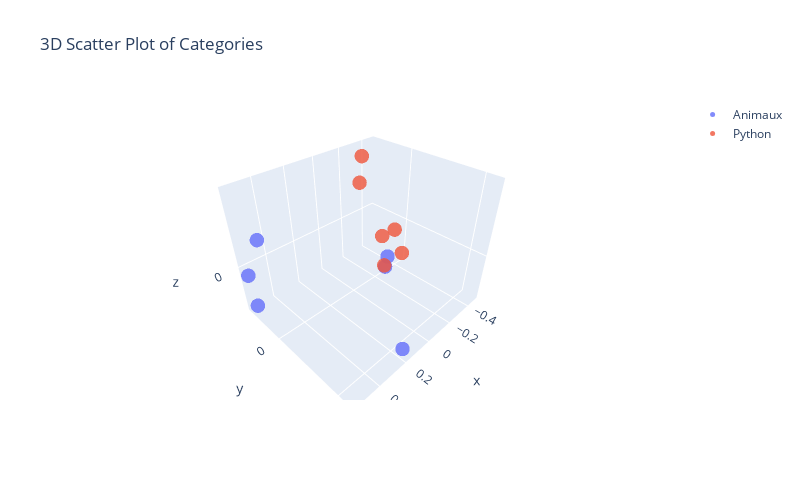

Notebook cell for this chart:
### Code cell
# Display the 3D Scatter Plot of Categories
fig = go.Figure()

for i, cat in enumerate(categories):
    sub_matrix = np.array(df[df["categorie"] == cat]["description_embedding_pca"].to_list())
    x = sub_matrix[:, 0]
    y = sub_matrix[:, 1]
    z = sub_matrix[:, 2]

    # get the question text for hover
    hover_text = df[df["categorie"] == cat]["description"]

    fig.add_trace(
        go.Scatter3d(
            x=x,
            y=y,
            z=z,
            mode="markers",
            marker=dict(size=5, color=i, colorscale="Viridis", opacity=0.8),
            name=cat,
            hovertext=hover_text,
            hoverinfo="text",
        )
    )

fig.update_layout(
    autosize=False,
    title="3D Scatter Plot of Categories",
    width=800,
    height=500,
    margin=dict(l=50, r=50, b=100, t=100, pad=10),
    scene=dict(
        xaxis=dict(title="x"),
        yaxis=dict(title="y"),
        zaxis=dict(title="z"),
    ),
)

fig.show()

### Figure 1 — Plotly figure (JSON) as saved in the notebook; plotly's stock layout.template omitted (floating-point values rounded to 4 significant figures)
{"data": [{"hoverinfo": "text", "hovertext": ["Le python royal est une espèce de serpent non venimeux originaire d'Afrique.", "Les pandas géants sont célèbres pour leur pelage noir et blanc distinctif.", "Les pythons peuvent avaler des proies entières grâce à leur mâchoire extensible.", "Les pandas roux bien que moins connus que les pandas géants sont également des créatures adorables.", "Les pandas passent la majeure partie de leur journée à manger du bambou.", "Certains pythons peuvent atteindre des longueurs impressionnantes dépassant souvent les 6 mètres."], "marker": {"color": 0, "colorscale": [[0, "#440154"], [0.1111, "#482878"], [0.2222, "#3e4989"], [0.3333, "#31688e"], [0.4444, "#26828e"], [0.5556, "#1f9e89"], [0.6667, "#35b779"], [0.7778, "#6ece58"], [0.8889, "#b5de2b"], [1, "#fde725"]], "opacity": 0.8, "size": 5}, "mode": "markers", "name": "Animaux", "type": "scatter3d", "x": [0.2022, 0.5457, 0.1831, 0.5325, 0.4549, 0.1932], "y": [0.5782, -0.2982, 0.4198, -0.2945, -0.2891, 0.441], "z": [-0.2413, -0.06221, 0.1994, -0.3044, 0.1441, 0.275]}, {"hoverinfo": "text", "hovertext": ["Python est un langage de programmation interprété dynamique et polyvalent.", "Les développeurs utilisent souvent Python pour l'analyse de données en raison de ses bibliothèques robustes comme Pandas et NumPy.", "La syntaxe claire et concise de Python en fait un excellent choix pour les débutants en programmation.", "Python est un langage polyvalent utilisé dans des domaines allant du développement de jeux à l'automatisation des tâches système.", "Les grandes entreprises telles que Google Facebook et Netflix font largement usage de Python dans leur infrastructure logicielle.", "Les listes en Python sont des structures de données flexibles et polyvalentes permettant de stocker et de manipuler des collections d'éléments."], "marker": {"color": 1, "colorscale": [[0, "#440154"], [0.1111, "#482878"], [0.2222, "#3e4989"], [0.3333, "#31688e"], [0.4444, "#26828e"], [0.5556, "#1f9e89"], [0.6667, "#35b779"], [0.7778, "#6ece58"], [0.8889, "#b5de2b"], [1, "#fde725"]], "opacity": 0.8, "size": 5}, "mode": "markers", "name": "Python", "type": "scatter3d", "x": [-0.4665, -0.3062, -0.3122, -0.473, -0.2479, -0.3057], "y": [0.008478, -0.2548, -0.04792, -0.07556, -0.1733, -0.01414], "z": [-0.2598, 0.2513, -0.07057, -0.103, 0.468, -0.2966]}], "layout": {"autosize": false, "height": 500, "margin": {"b": 100, "l": 50, "pad": 10, "r": 50, "t": 100}, "scene": {"xaxis": {"title": {"text": "x"}}, "yaxis": {"title": {"text": "y"}}, "zaxis": {"title": {"text": "z"}}}, "title": {"text": "3D Scatter Plot of Categories"}, "width": 800}}
